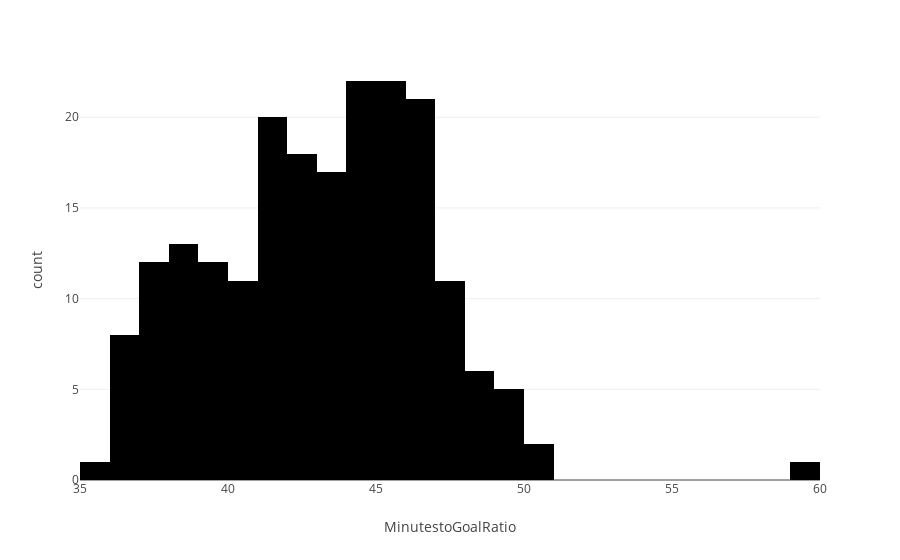

Source (notebook cell):
### Code cell
fig = px.histogram(data, x="MinutestoGoalRatio")
fig.show()

### Figure 1 — Plotly figure (JSON) as saved in the notebook; plotly's stock layout.template omitted (floating-point values rounded to 4 significant figures; data arrays with more than 128 entries replaced by an {"elided": "..."} marker saying what was removed)
{"data": [{"alignmentgroup": "True", "bingroup": "x", "hovertemplate": "MinutestoGoalRatio=%{x}<br>count=%{y}<extra></extra>", "legendgroup": "", "marker": {"color": "#000001", "pattern": {"shape": ""}}, "name": "", "offsetgroup": "", "orientation": "v", "showlegend": false, "type": "histogram", "x": {"elided": "202 float values"}, "xaxis": "x", "yaxis": "y"}], "layout": {"barmode": "relative", "legend": {"tracegroupgap": 0}, "margin": {"t": 60}, "xaxis": {"anchor": "y", "domain": [0, 1], "title": {"text": "MinutestoGoalRatio"}}, "yaxis": {"anchor": "x", "domain": [0, 1], "title": {"text": "count"}}}}
